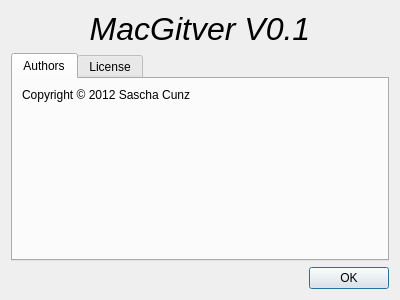
<?xml version="1.0" encoding="UTF-8"?>
<ui version="4.0">
 <class>AboutDlg</class>
 <widget class="QDialog" name="AboutDlg">
  <property name="geometry">
   <rect>
    <x>0</x>
    <y>0</y>
    <width>400</width>
    <height>300</height>
   </rect>
  </property>
  <property name="windowTitle">
   <string>About MacGitver</string>
  </property>
  <layout class="QVBoxLayout" name="verticalLayout">
   <item>
    <widget class="QLabel" name="label">
     <property name="font">
      <font>
       <pointsize>24</pointsize>
       <italic>true</italic>
      </font>
     </property>
     <property name="text">
      <string>MacGitver V0.1</string>
     </property>
     <property name="alignment">
      <set>Qt::AlignCenter</set>
     </property>
    </widget>
   </item>
   <item>
    <widget class="QTabWidget" name="tabWidget">
     <property name="currentIndex">
      <number>0</number>
     </property>
     <widget class="QWidget" name="tab">
      <attribute name="title">
       <string>Authors</string>
      </attribute>
      <layout class="QGridLayout" name="gridLayout_2">
       <item row="0" column="0">
        <widget class="QLabel" name="label_3">
         <property name="text">
          <string>Copyright © 2012 Sascha Cunz</string>
         </property>
         <property name="alignment">
          <set>Qt::AlignLeading|Qt::AlignLeft|Qt::AlignTop</set>
         </property>
        </widget>
       </item>
      </layout>
     </widget>
     <widget class="QWidget" name="tab_2">
      <attribute name="title">
       <string>License</string>
      </attribute>
      <layout class="QGridLayout" name="gridLayout">
       <item row="0" column="0">
        <widget class="QTextBrowser" name="textBrowser">
         <property name="html">
          <string>&lt;!DOCTYPE HTML PUBLIC &quot;-//W3C//DTD HTML 4.0//EN&quot; &quot;http://www.w3.org/TR/REC-html40/strict.dtd&quot;&gt;
&lt;html&gt;&lt;head&gt;&lt;meta name=&quot;qrichtext&quot; content=&quot;1&quot; /&gt;&lt;title&gt;GNU General Public License v2.0 - GNU Project - Free Software Foundation (FSF)&lt;/title&gt;&lt;style type=&quot;text/css&quot;&gt;
p, li { white-space: pre-wrap; }
&lt;/style&gt;&lt;/head&gt;&lt;body style=&quot; font-family:'Sans Serif'; font-size:9pt; font-weight:400; font-style:normal;&quot;&gt;
&lt;p style=&quot; margin-top:0px; margin-bottom:0px; margin-left:0px; margin-right:0px; -qt-block-indent:0; text-indent:0px;&quot;&gt;&lt;a name=&quot;SEC1&quot;&gt;&lt;/a&gt;&lt;span style=&quot; font-size:large; font-weight:600;&quot;&gt;G&lt;/span&gt;&lt;span style=&quot; font-size:large; font-weight:600;&quot;&gt;NU GENERAL PUBLIC LICENSE&lt;/span&gt;&lt;/p&gt;
&lt;p style=&quot; margin-top:12px; margin-bottom:12px; margin-left:0px; margin-right:0px; -qt-block-indent:0; text-indent:0px;&quot;&gt;Version 2, June 1991 &lt;/p&gt;
&lt;pre style=&quot; margin-top:12px; margin-bottom:0px; margin-left:0px; margin-right:0px; -qt-block-indent:0; text-indent:0px;&quot;&gt;&lt;span style=&quot; font-family:'Courier New,courier';&quot;&gt;Copyright (C) 1989, 1991 Free Software Foundation, Inc.  &lt;/span&gt;&lt;/pre&gt;
&lt;pre style=&quot; margin-top:0px; margin-bottom:0px; margin-left:0px; margin-right:0px; -qt-block-indent:0; text-indent:0px;&quot;&gt;&lt;span style=&quot; font-family:'Courier New,courier';&quot;&gt;51 Franklin Street, Fifth Floor, Boston, MA  02110-1301, USA&lt;/span&gt;&lt;/pre&gt;
&lt;pre style=&quot;-qt-paragraph-type:empty; margin-top:0px; margin-bottom:0px; margin-left:0px; margin-right:0px; -qt-block-indent:0; text-indent:0px; font-family:'Courier New,courier';&quot;&gt;&lt;br /&gt;&lt;/pre&gt;
&lt;pre style=&quot; margin-top:0px; margin-bottom:0px; margin-left:0px; margin-right:0px; -qt-block-indent:0; text-indent:0px;&quot;&gt;&lt;span style=&quot; font-family:'Courier New,courier';&quot;&gt;Everyone is permitted to copy and distribute verbatim copies&lt;/span&gt;&lt;/pre&gt;
&lt;pre style=&quot; margin-top:0px; margin-bottom:12px; margin-left:0px; margin-right:0px; -qt-block-indent:0; text-indent:0px;&quot;&gt;&lt;span style=&quot; font-family:'Courier New,courier';&quot;&gt;of this license document, but changing it is not allowed.&lt;/span&gt;&lt;/pre&gt;
&lt;p style=&quot; margin-top:0px; margin-bottom:0px; margin-left:0px; margin-right:0px; -qt-block-indent:0; text-indent:0px;&quot;&gt;&lt;a name=&quot;preamble&quot;&gt;&lt;/a&gt;&lt;span style=&quot; font-size:large; font-weight:600;&quot;&gt;P&lt;/span&gt;&lt;span style=&quot; font-size:large; font-weight:600;&quot;&gt;reamble&lt;/span&gt;&lt;/p&gt;
&lt;p style=&quot; margin-top:12px; margin-bottom:12px; margin-left:0px; margin-right:0px; -qt-block-indent:0; text-indent:0px;&quot;&gt;The licenses for most software are designed to take away your freedom to share and change it. By contrast, the GNU General Public License is intended to guarantee your freedom to share and change free software--to make sure the software is free for all its users. This General Public License applies to most of the Free Software Foundation's software and to any other program whose authors commit to using it. (Some other Free Software Foundation software is covered by the GNU Lesser General Public License instead.) You can apply it to your programs, too. &lt;/p&gt;
&lt;p style=&quot; margin-top:12px; margin-bottom:12px; margin-left:0px; margin-right:0px; -qt-block-indent:0; text-indent:0px;&quot;&gt;When we speak of free software, we are referring to freedom, not price. Our General Public Licenses are designed to make sure that you have the freedom to distribute copies of free software (and charge for this service if you wish), that you receive source code or can get it if you want it, that you can change the software or use pieces of it in new free programs; and that you know you can do these things. &lt;/p&gt;
&lt;p style=&quot; margin-top:12px; margin-bottom:12px; margin-left:0px; margin-right:0px; -qt-block-indent:0; text-indent:0px;&quot;&gt;To protect your rights, we need to make restrictions that forbid anyone to deny you these rights or to ask you to surrender the rights. These restrictions translate to certain responsibilities for you if you distribute copies of the software, or if you modify it. &lt;/p&gt;
&lt;p style=&quot; margin-top:12px; margin-bottom:12px; margin-left:0px; margin-right:0px; -qt-block-indent:0; text-indent:0px;&quot;&gt;For example, if you distribute copies of such a program, whether gratis or for a fee, you must give the recipients all the rights that you have. You must make sure that they, too, receive or can get the source code. And you must show them these terms so they know their rights. &lt;/p&gt;
&lt;p style=&quot; margin-top:12px; margin-bottom:12px; margin-left:0px; margin-right:0px; -qt-block-indent:0; text-indent:0px;&quot;&gt;We protect your rights with two steps: (1) copyright the software, and (2) offer you this license which gives you legal permission to copy, distribute and/or modify the software. &lt;/p&gt;
&lt;p style=&quot; margin-top:12px; margin-bottom:12px; margin-left:0px; margin-right:0px; -qt-block-indent:0; text-indent:0px;&quot;&gt;Also, for each author's protection and ours, we want to make certain that everyone understands that there is no warranty for this free software. If the software is modified by someone else and passed on, we want its recipients to know that what they have is not the original, so that any problems introduced by others will not reflect on the original authors' reputations. &lt;/p&gt;
&lt;p style=&quot; margin-top:12px; margin-bottom:12px; margin-left:0px; margin-right:0px; -qt-block-indent:0; text-indent:0px;&quot;&gt;Finally, any free program is threatened constantly by software patents. We wish to avoid the danger that redistributors of a free program will individually obtain patent licenses, in effect making the program proprietary. To prevent this, we have made it clear that any patent must be licensed for everyone's free use or not licensed at all. &lt;/p&gt;
&lt;p style=&quot; margin-top:12px; margin-bottom:12px; margin-left:0px; margin-right:0px; -qt-block-indent:0; text-indent:0px;&quot;&gt;The precise terms and conditions for copying, distribution and modification follow. &lt;/p&gt;
&lt;p style=&quot; margin-top:0px; margin-bottom:0px; margin-left:0px; margin-right:0px; -qt-block-indent:0; text-indent:0px;&quot;&gt;&lt;a name=&quot;terms&quot;&gt;&lt;/a&gt;&lt;span style=&quot; font-size:large; font-weight:600;&quot;&gt;T&lt;/span&gt;&lt;span style=&quot; font-size:large; font-weight:600;&quot;&gt;ERMS AND CONDITIONS FOR COPYING, DISTRIBUTION AND MODIFICATION&lt;/span&gt;&lt;/p&gt;
&lt;p style=&quot; margin-top:12px; margin-bottom:12px; margin-left:0px; margin-right:0px; -qt-block-indent:0; text-indent:0px;&quot;&gt;&lt;span style=&quot; font-weight:600;&quot;&gt;0.&lt;/span&gt; This License applies to any program or other work which contains a notice placed by the copyright holder saying it may be distributed under the terms of this General Public License. The &amp;quot;Program&amp;quot;, below, refers to any such program or work, and a &amp;quot;work based on the Program&amp;quot; means either the Program or any derivative work under copyright law: that is to say, a work containing the Program or a portion of it, either verbatim or with modifications and/or translated into another language. (Hereinafter, translation is included without limitation in the term &amp;quot;modification&amp;quot;.) Each licensee is addressed as &amp;quot;you&amp;quot;. &lt;/p&gt;
&lt;p style=&quot; margin-top:12px; margin-bottom:12px; margin-left:0px; margin-right:0px; -qt-block-indent:0; text-indent:0px;&quot;&gt;Activities other than copying, distribution and modification are not covered by this License; they are outside its scope. The act of running the Program is not restricted, and the output from the Program is covered only if its contents constitute a work based on the Program (independent of having been made by running the Program). Whether that is true depends on what the Program does. &lt;/p&gt;
&lt;p style=&quot; margin-top:12px; margin-bottom:12px; margin-left:0px; margin-right:0px; -qt-block-indent:0; text-indent:0px;&quot;&gt;&lt;span style=&quot; font-weight:600;&quot;&gt;1.&lt;/span&gt; You may copy and distribute verbatim copies of the Program's source code as you receive it, in any medium, provided that you conspicuously and appropriately publish on each copy an appropriate copyright notice and disclaimer of warranty; keep intact all the notices that refer to this License and to the absence of any warranty; and give any other recipients of the Program a copy of this License along with the Program. &lt;/p&gt;
&lt;p style=&quot; margin-top:12px; margin-bottom:12px; margin-left:0px; margin-right:0px; -qt-block-indent:0; text-indent:0px;&quot;&gt;You may charge a fee for the physical act of transferring a copy, and you may at your option offer warranty protection in exchange for a fee. &lt;/p&gt;
&lt;p style=&quot; margin-top:12px; margin-bottom:12px; margin-left:0px; margin-right:0px; -qt-block-indent:0; text-indent:0px;&quot;&gt;&lt;span style=&quot; font-weight:600;&quot;&gt;2.&lt;/span&gt; You may modify your copy or copies of the Program or any portion of it, thus forming a work based on the Program, and copy and distribute such modifications or work under the terms of Section 1 above, provided that you also meet all of these conditions: &lt;/p&gt;
&lt;p style=&quot; margin-top:12px; margin-bottom:12px; margin-left:0px; margin-right:0px; -qt-block-indent:0; text-indent:0px;&quot;&gt;&lt;span style=&quot; font-weight:600;&quot;&gt;a)&lt;/span&gt; You must cause the modified files to carry prominent notices stating that you changed the files and the date of any change. &lt;/p&gt;
&lt;p style=&quot; margin-top:12px; margin-bottom:12px; margin-left:0px; margin-right:0px; -qt-block-indent:0; text-indent:0px;&quot;&gt;&lt;span style=&quot; font-weight:600;&quot;&gt;b)&lt;/span&gt; You must cause any work that you distribute or publish, that in whole or in part contains or is derived from the Program or any part thereof, to be licensed as a whole at no charge to all third parties under the terms of this License. &lt;/p&gt;
&lt;p style=&quot; margin-top:12px; margin-bottom:12px; margin-left:0px; margin-right:0px; -qt-block-indent:0; text-indent:0px;&quot;&gt;&lt;span style=&quot; font-weight:600;&quot;&gt;c)&lt;/span&gt; If the modified program normally reads commands interactively when run, you must cause it, when started running for such interactive use in the most ordinary way, to print or display an announcement including an appropriate copyright notice and a notice that there is no warranty (or else, saying that you provide a warranty) and that users may redistribute the program under these conditions, and telling the user how to view a copy of this License. (Exception: if the Program itself is interactive but does not normally print such an announcement, your work based on the Program is not required to print an announcement.) &lt;/p&gt;
&lt;p style=&quot; margin-top:12px; margin-bottom:12px; margin-left:0px; margin-right:0px; -qt-block-indent:0; text-indent:0px;&quot;&gt;These requirements apply to the modified work as a whole. If identifiable sections of that work are not derived from the Program, and can be reasonably considered independent and separate works in themselves, then this License, and its terms, do not apply to those sections when you distribute them as separate works. But when you distribute the same sections as part of a whole which is a work based on the Program, the distribution of the whole must be on the terms of this License, whose permissions for other licensees extend to the entire whole, and thus to each and every part regardless of who wrote it. &lt;/p&gt;
&lt;p style=&quot; margin-top:12px; margin-bottom:12px; margin-left:0px; margin-right:0px; -qt-block-indent:0; text-indent:0px;&quot;&gt;Thus, it is not the intent of this section to claim rights or contest your rights to work written entirely by you; rather, the intent is to exercise the right to control the distribution of derivative or collective works based on the Program. &lt;/p&gt;
&lt;p style=&quot; margin-top:12px; margin-bottom:12px; margin-left:0px; margin-right:0px; -qt-block-indent:0; text-indent:0px;&quot;&gt;In addition, mere aggregation of another work not based on the Program with the Program (or with a work based on the Program) on a volume of a storage or distribution medium does not bring the other work under the scope of this License. &lt;/p&gt;
&lt;p style=&quot; margin-top:12px; margin-bottom:12px; margin-left:0px; margin-right:0px; -qt-block-indent:0; text-indent:0px;&quot;&gt;&lt;span style=&quot; font-weight:600;&quot;&gt;3.&lt;/span&gt; You may copy and distribute the Program (or a work based on it, under Section 2) in object code or executable form under the terms of Sections 1 and 2 above provided that you also do one of the following: &lt;/p&gt;
&lt;p style=&quot; margin-top:12px; margin-bottom:12px; margin-left:0px; margin-right:0px; -qt-block-indent:0; text-indent:0px;&quot;&gt;&lt;span style=&quot; font-weight:600;&quot;&gt;a)&lt;/span&gt; Accompany it with the complete corresponding machine-readable source code, which must be distributed under the terms of Sections 1 and 2 above on a medium customarily used for software interchange; or, &lt;/p&gt;
&lt;p style=&quot; margin-top:12px; margin-bottom:12px; margin-left:0px; margin-right:0px; -qt-block-indent:0; text-indent:0px;&quot;&gt;&lt;span style=&quot; font-weight:600;&quot;&gt;b)&lt;/span&gt; Accompany it with a written offer, valid for at least three years, to give any third party, for a charge no more than your cost of physically performing source distribution, a complete machine-readable copy of the corresponding source code, to be distributed under the terms of Sections 1 and 2 above on a medium customarily used for software interchange; or, &lt;/p&gt;
&lt;p style=&quot; margin-top:12px; margin-bottom:12px; margin-left:0px; margin-right:0px; -qt-block-indent:0; text-indent:0px;&quot;&gt;&lt;span style=&quot; font-weight:600;&quot;&gt;c)&lt;/span&gt; Accompany it with the information you received as to the offer to distribute corresponding source code. (This alternative is allowed only for noncommercial distribution and only if you received the program in object code or executable form with such an offer, in accord with Subsection b above.) &lt;/p&gt;
&lt;p style=&quot; margin-top:12px; margin-bottom:12px; margin-left:0px; margin-right:0px; -qt-block-indent:0; text-indent:0px;&quot;&gt;The source code for a work means the preferred form of the work for making modifications to it. For an executable work, complete source code means all the source code for all modules it contains, plus any associated interface definition files, plus the scripts used to control compilation and installation of the executable. However, as a special exception, the source code distributed need not include anything that is normally distributed (in either source or binary form) with the major components (compiler, kernel, and so on) of the operating system on which the executable runs, unless that component itself accompanies the executable. &lt;/p&gt;
&lt;p style=&quot; margin-top:12px; margin-bottom:12px; margin-left:0px; margin-right:0px; -qt-block-indent:0; text-indent:0px;&quot;&gt;If distribution of executable or object code is made by offering access to copy from a designated place, then offering equivalent access to copy the source code from the same place counts as distribution of the source code, even though third parties are not compelled to copy the source along with the object code. &lt;/p&gt;
&lt;p style=&quot; margin-top:12px; margin-bottom:12px; margin-left:0px; margin-right:0px; -qt-block-indent:0; text-indent:0px;&quot;&gt;&lt;span style=&quot; font-weight:600;&quot;&gt;4.&lt;/span&gt; You may not copy, modify, sublicense, or distribute the Program except as expressly provided under this License. Any attempt otherwise to copy, modify, sublicense or distribute the Program is void, and will automatically terminate your rights under this License. However, parties who have received copies, or rights, from you under this License will not have their licenses terminated so long as such parties remain in full compliance. &lt;/p&gt;
&lt;p style=&quot; margin-top:12px; margin-bottom:12px; margin-left:0px; margin-right:0px; -qt-block-indent:0; text-indent:0px;&quot;&gt;&lt;span style=&quot; font-weight:600;&quot;&gt;5.&lt;/span&gt; You are not required to accept this License, since you have not signed it. However, nothing else grants you permission to modify or distribute the Program or its derivative works. These actions are prohibited by law if you do not accept this License. Therefore, by modifying or distributing the Program (or any work based on the Program), you indicate your acceptance of this License to do so, and all its terms and conditions for copying, distributing or modifying the Program or works based on it. &lt;/p&gt;
&lt;p style=&quot; margin-top:12px; margin-bottom:12px; margin-left:0px; margin-right:0px; -qt-block-indent:0; text-indent:0px;&quot;&gt;&lt;span style=&quot; font-weight:600;&quot;&gt;6.&lt;/span&gt; Each time you redistribute the Program (or any work based on the Program), the recipient automatically receives a license from the original licensor to copy, distribute or modify the Program subject to these terms and conditions. You may not impose any further restrictions on the recipients' exercise of the rights granted herein. You are not responsible for enforcing compliance by third parties to this License. &lt;/p&gt;
&lt;p style=&quot; margin-top:12px; margin-bottom:12px; margin-left:0px; margin-right:0px; -qt-block-indent:0; text-indent:0px;&quot;&gt;&lt;span style=&quot; font-weight:600;&quot;&gt;7.&lt;/span&gt; If, as a consequence of a court judgment or allegation of patent infringement or for any other reason (not limited to patent issues), conditions are imposed on you (whether by court order, agreement or otherwise) that contradict the conditions of this License, they do not excuse you from the conditions of this License. If you cannot distribute so as to satisfy simultaneously your obligations under this License and any other pertinent obligations, then as a consequence you may not distribute the Program at all. For example, if a patent license would not permit royalty-free redistribution of the Program by all those who receive copies directly or indirectly through you, then the only way you could satisfy both it and this License would be to refrain entirely from distribution of the Program. &lt;/p&gt;
&lt;p style=&quot; margin-top:12px; margin-bottom:12px; margin-left:0px; margin-right:0px; -qt-block-indent:0; text-indent:0px;&quot;&gt;If any portion of this section is held invalid or unenforceable under any particular circumstance, the balance of the section is intended to apply and the section as a whole is intended to apply in other circumstances. &lt;/p&gt;
&lt;p style=&quot; margin-top:12px; margin-bottom:12px; margin-left:0px; margin-right:0px; -qt-block-indent:0; text-indent:0px;&quot;&gt;It is not the purpose of this section to induce you to infringe any patents or other property right claims or to contest validity of any such claims; this section has the sole purpose of protecting the integrity of the free software distribution system, which is implemented by public license practices. Many people have made generous contributions to the wide range of software distributed through that system in reliance on consistent application of that system; it is up to the author/donor to decide if he or she is willing to distribute software through any other system and a licensee cannot impose that choice. &lt;/p&gt;
&lt;p style=&quot; margin-top:12px; margin-bottom:12px; margin-left:0px; margin-right:0px; -qt-block-indent:0; text-indent:0px;&quot;&gt;This section is intended to make thoroughly clear what is believed to be a consequence of the rest of this License. &lt;/p&gt;
&lt;p style=&quot; margin-top:12px; margin-bottom:12px; margin-left:0px; margin-right:0px; -qt-block-indent:0; text-indent:0px;&quot;&gt;&lt;span style=&quot; font-weight:600;&quot;&gt;8.&lt;/span&gt; If the distribution and/or use of the Program is restricted in certain countries either by patents or by copyrighted interfaces, the original copyright holder who places the Program under this License may add an explicit geographical distribution limitation excluding those countries, so that distribution is permitted only in or among countries not thus excluded. In such case, this License incorporates the limitation as if written in the body of this License. &lt;/p&gt;
&lt;p style=&quot; margin-top:12px; margin-bottom:12px; margin-left:0px; margin-right:0px; -qt-block-indent:0; text-indent:0px;&quot;&gt;&lt;span style=&quot; font-weight:600;&quot;&gt;9.&lt;/span&gt; The Free Software Foundation may publish revised and/or new versions of the General Public License from time to time. Such new versions will be similar in spirit to the present version, but may differ in detail to address new problems or concerns. &lt;/p&gt;
&lt;p style=&quot; margin-top:12px; margin-bottom:12px; margin-left:0px; margin-right:0px; -qt-block-indent:0; text-indent:0px;&quot;&gt;Each version is given a distinguishing version number. If the Program specifies a version number of this License which applies to it and &amp;quot;any later version&amp;quot;, you have the option of following the terms and conditions either of that version or of any later version published by the Free Software Foundation. If the Program does not specify a version number of this License, you may choose any version ever published by the Free Software Foundation. &lt;/p&gt;
&lt;p style=&quot; margin-top:12px; margin-bottom:12px; margin-left:0px; margin-right:0px; -qt-block-indent:0; text-indent:0px;&quot;&gt;&lt;span style=&quot; font-weight:600;&quot;&gt;10.&lt;/span&gt; If you wish to incorporate parts of the Program into other free programs whose distribution conditions are different, write to the author to ask for permission. For software which is copyrighted by the Free Software Foundation, write to the Free Software Foundation; we sometimes make exceptions for this. Our decision will be guided by the two goals of preserving the free status of all derivatives of our free software and of promoting the sharing and reuse of software generally. &lt;/p&gt;
&lt;p style=&quot; margin-top:12px; margin-bottom:12px; margin-left:0px; margin-right:0px; -qt-block-indent:0; text-indent:0px;&quot;&gt;&lt;span style=&quot; font-weight:600;&quot;&gt;NO WARRANTY&lt;/span&gt;&lt;/p&gt;
&lt;p style=&quot; margin-top:12px; margin-bottom:12px; margin-left:0px; margin-right:0px; -qt-block-indent:0; text-indent:0px;&quot;&gt;&lt;span style=&quot; font-weight:600;&quot;&gt;11.&lt;/span&gt; BECAUSE THE PROGRAM IS LICENSED FREE OF CHARGE, THERE IS NO WARRANTY FOR THE PROGRAM, TO THE EXTENT PERMITTED BY APPLICABLE LAW. EXCEPT WHEN OTHERWISE STATED IN WRITING THE COPYRIGHT HOLDERS AND/OR OTHER PARTIES PROVIDE THE PROGRAM &amp;quot;AS IS&amp;quot; WITHOUT WARRANTY OF ANY KIND, EITHER EXPRESSED OR IMPLIED, INCLUDING, BUT NOT LIMITED TO, THE IMPLIED WARRANTIES OF MERCHANTABILITY AND FITNESS FOR A PARTICULAR PURPOSE. THE ENTIRE RISK AS TO THE QUALITY AND PERFORMANCE OF THE PROGRAM IS WITH YOU. SHOULD THE PROGRAM PROVE DEFECTIVE, YOU ASSUME THE COST OF ALL NECESSARY SERVICING, REPAIR OR CORRECTION. &lt;/p&gt;
&lt;p style=&quot; margin-top:12px; margin-bottom:12px; margin-left:0px; margin-right:0px; -qt-block-indent:0; text-indent:0px;&quot;&gt;&lt;span style=&quot; font-weight:600;&quot;&gt;12.&lt;/span&gt; IN NO EVENT UNLESS REQUIRED BY APPLICABLE LAW OR AGREED TO IN WRITING WILL ANY COPYRIGHT HOLDER, OR ANY OTHER PARTY WHO MAY MODIFY AND/OR REDISTRIBUTE THE PROGRAM AS PERMITTED ABOVE, BE LIABLE TO YOU FOR DAMAGES, INCLUDING ANY GENERAL, SPECIAL, INCIDENTAL OR CONSEQUENTIAL DAMAGES ARISING OUT OF THE USE OR INABILITY TO USE THE PROGRAM (INCLUDING BUT NOT LIMITED TO LOSS OF DATA OR DATA BEING RENDERED INACCURATE OR LOSSES SUSTAINED BY YOU OR THIRD PARTIES OR A FAILURE OF THE PROGRAM TO OPERATE WITH ANY OTHER PROGRAMS), EVEN IF SUCH HOLDER OR OTHER PARTY HAS BEEN ADVISED OF THE POSSIBILITY OF SUCH DAMAGES.&lt;/p&gt;&lt;/body&gt;&lt;/html&gt;</string>
         </property>
        </widget>
       </item>
      </layout>
     </widget>
    </widget>
   </item>
   <item>
    <widget class="QDialogButtonBox" name="buttonBox">
     <property name="orientation">
      <enum>Qt::Horizontal</enum>
     </property>
     <property name="standardButtons">
      <set>QDialogButtonBox::Ok</set>
     </property>
    </widget>
   </item>
  </layout>
 </widget>
 <resources/>
 <connections>
  <connection>
   <sender>buttonBox</sender>
   <signal>accepted()</signal>
   <receiver>AboutDlg</receiver>
   <slot>accept()</slot>
   <hints>
    <hint type="sourcelabel">
     <x>248</x>
     <y>254</y>
    </hint>
    <hint type="destinationlabel">
     <x>157</x>
     <y>274</y>
    </hint>
   </hints>
  </connection>
  <connection>
   <sender>buttonBox</sender>
   <signal>rejected()</signal>
   <receiver>AboutDlg</receiver>
   <slot>reject()</slot>
   <hints>
    <hint type="sourcelabel">
     <x>316</x>
     <y>260</y>
    </hint>
    <hint type="destinationlabel">
     <x>286</x>
     <y>274</y>
    </hint>
   </hints>
  </connection>
 </connections>
</ui>
